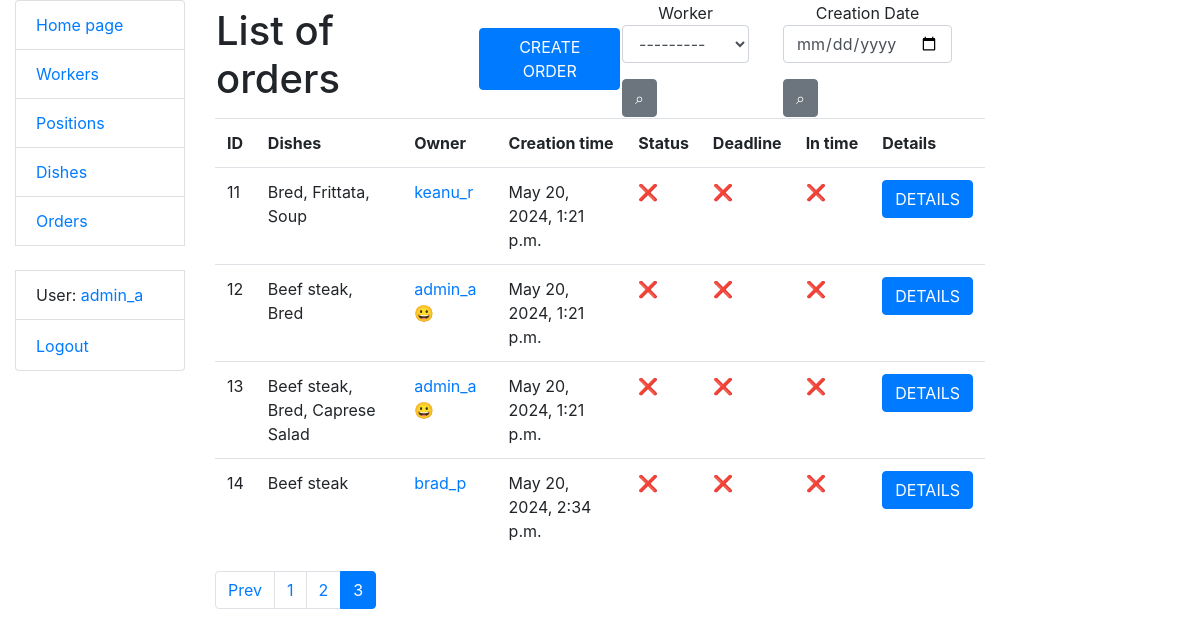
Before: /orders/?page=3 (signed in) with the older database file.
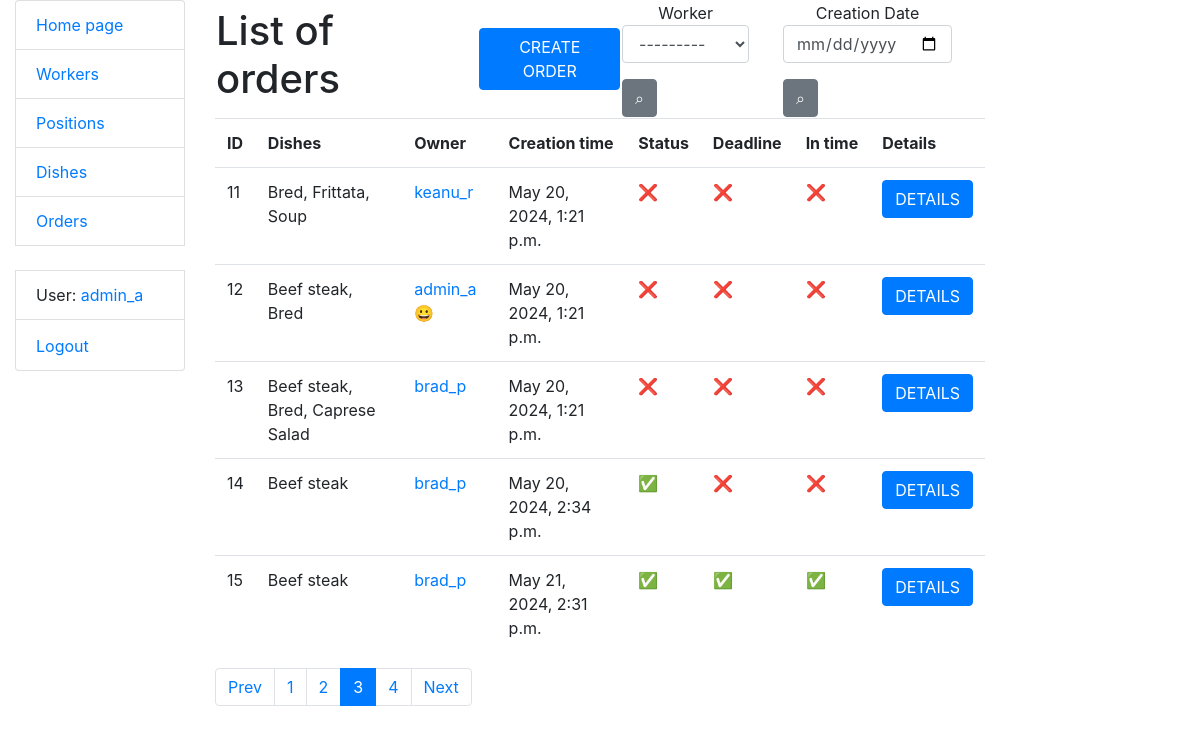
After: the same page with the newer database file.
### kitchen/models.py (models this page shows, shortened)
class Order(models.Model):
    dishes = models.ManyToManyField(Dish, related_name="orders")
    note = models.TextField(null=True, blank=True)
    worker = models.ForeignKey(settings.AUTH_USER_MODEL, on_delete=models.CASCADE, related_name="orders")
    is_completed = models.BooleanField(default=False)
    is_completed_in_time = models.BooleanField(default=False)
    creation_time = models.DateTimeField(auto_now_add=True)
    deadline = models.IntegerField(default=60)
    @property
    def completion_time(self):
        completion_time = self.creation_time + timezone.timedelta(minutes=self.deadline)
        if completion_time <= timezone.now():
            return False
        return int((completion_time - timezone.now()).total_seconds() // 60)
    def get_dish_names(self):
        return ", ".join(dish.name for dish in self.dishes.all())
    def get_absolute_url(self):
        return reverse("kitchen:order-detail", kwargs={"pk": self.pk})

class Dish(models.Model):
    name = models.CharField(max_length=255, unique=True)
    price = models.DecimalField(max_digits=5, decimal_places=2)
    class Meta:
        ordering = ["name"]

class Worker(AbstractUser):
    position = models.ForeignKey("Position", on_delete=models.CASCADE,
                                 null=True, blank=True, related_name="workers")
    class Meta:
        verbose_name = "worker"
        verbose_name_plural = "workers"
    def __str__(self):
        return self.username
    def get_absolute_url(self):
        return reverse("kitchen:worker-detail", kwargs={"pk": self.pk})

### kitchen/views.py (the view)
# urls.py: path("orders/", OrderListView.as_view(), name="order-list"),
class OrderListView(LoginRequiredMixin, generic.ListView):
    model = Order
    queryset = Order.objects.all().prefetch_related("dishes")
    paginate_by = 5
    def get_context_data(self, *, object_list=None, **kwargs):
        context = super(OrderListView, self).get_context_data(**kwargs)
        dish = self.request.GET.get("dish", "")
        worker = self.request.GET.get("worker", "")
        creation_date = self.request.GET.get("creation_date", "")
        context["search_form"] = OrderSearchForm(
            initial={"dish": dish, "worker": worker, "creation_date": creation_date}
        )
        return context
    def get_queryset(self):
        form = OrderSearchForm(self.request.GET)
        queryset = self.queryset
        if form.is_valid():
            worker = form.cleaned_data["worker"]
            creation_date = form.cleaned_data["creation_date"]
            if worker:
                queryset = queryset.filter(worker=worker)
            if creation_date:
                queryset = queryset.filter(creation_time__date=creation_date)
        return queryset

### kitchen/forms.py
class OrderSearchForm(forms.Form):
    worker = forms.ModelChoiceField(
        queryset=Worker.objects.all(),
        required=False,
        label="Worker",
        widget=forms.Select(attrs={"class": "form-control"})
    )
    creation_date = forms.DateField(
        required=False,
        label="Creation Date",
        widget=forms.DateInput(
            attrs={"type": "date", "class": "form-control"}
        )
    )

### kitchen/templatetags/query_transform.py (called while the page is built)
@register.simple_tag
def query_transform(request, **kwargs):
    updated = request.GET.copy()
    for key, value in kwargs.items():
        if value is not None:
            updated[key] = value
        else:
            updated.pop(key, 0)
    return updated.urlencode()

### templates/kitchen/order_list.html
{% extends "base.html" %}
{% load crispy_forms_filters %}
{% block content %}
  <table>
    <tr>
      <td><h1>List of orders</h1></td>
      <td width="20"></td>
      <td><a href="{% url 'kitchen:order-create' %}" class="btn btn-primary">CREATE ORDER</a></td>
      <td>
        <form method="get" action="" class="form-inline">
          {{ search_form.worker|as_crispy_field }}
          <input class="btn btn-secondary" type="submit" value="⌕">
        </form>
      </td>
      <td><form method="get" action="" class="form-inline">
          {{ search_form.creation_date|as_crispy_field }}
          <input class="btn btn-secondary" type="submit" value="⌕">
        </form></td>
    </tr>
  </table>
  {% if order_list %}
    <table class="table">
      <tr>
        <th>ID</th>
        <th>Dishes</th>
        <th>Owner</th>
        <th>Creation time</th>
        <th>Status</th>
        <th>Deadline</th>
        <th>In&nbsp;time</th>
        <th>Details</th>
      </tr>
      {% for order in order_list %}
        <tr>
          <td>{{ order.id }}</td>
          <td>{{ order.get_dish_names }}</td>
          <td><a href="{{ order.worker.get_absolute_url }}">
            {{ order.worker }} {% if user == order.worker %} 😀{% endif %}
          </a></td>
          <td>{{ order.creation_time }}</td>
          <td>{% if order.is_completed %}✅{% else %}❌{% endif %}</td>
          <td>
            {% if order.is_completed_in_time %}
              ✅
            {% elif order.completion_time %}
              <b>{{ order.completion_time }}</b> min
            {% else %}
              ❌
            {% endif %}
          </td>
          <th>{% if order.is_completed_in_time %}
            ✅
          {% elif not order.is_completed and order.completion_time %}
            -
          {% else %}
            ❌
          {% endif %}</th>
          <td><a href="{{ order.get_absolute_url }}" class="btn btn-primary">DETAILS</a></td>
        </tr>
      {% endfor %}
    </table>
  {% else %}
    <p>There are no orders!</p>
  {% endif %}
{% endblock %}

Changed rows visible on the page:
changed Order "Beef steak, Bred, Caprese Salad": worker "admin_a" → "brad_p"; no longer shows "😀"
changed Order "May 20, 2024, 2:34 p.m.": is_completed "❌" → "✅"
added Order: id "15", get_dish_names "Beef steak", worker "brad_p", creation_time "May 21, 2024, 2:31 p.m."
Other visible differences:
new list line: "4"
text now shown: "Next"
